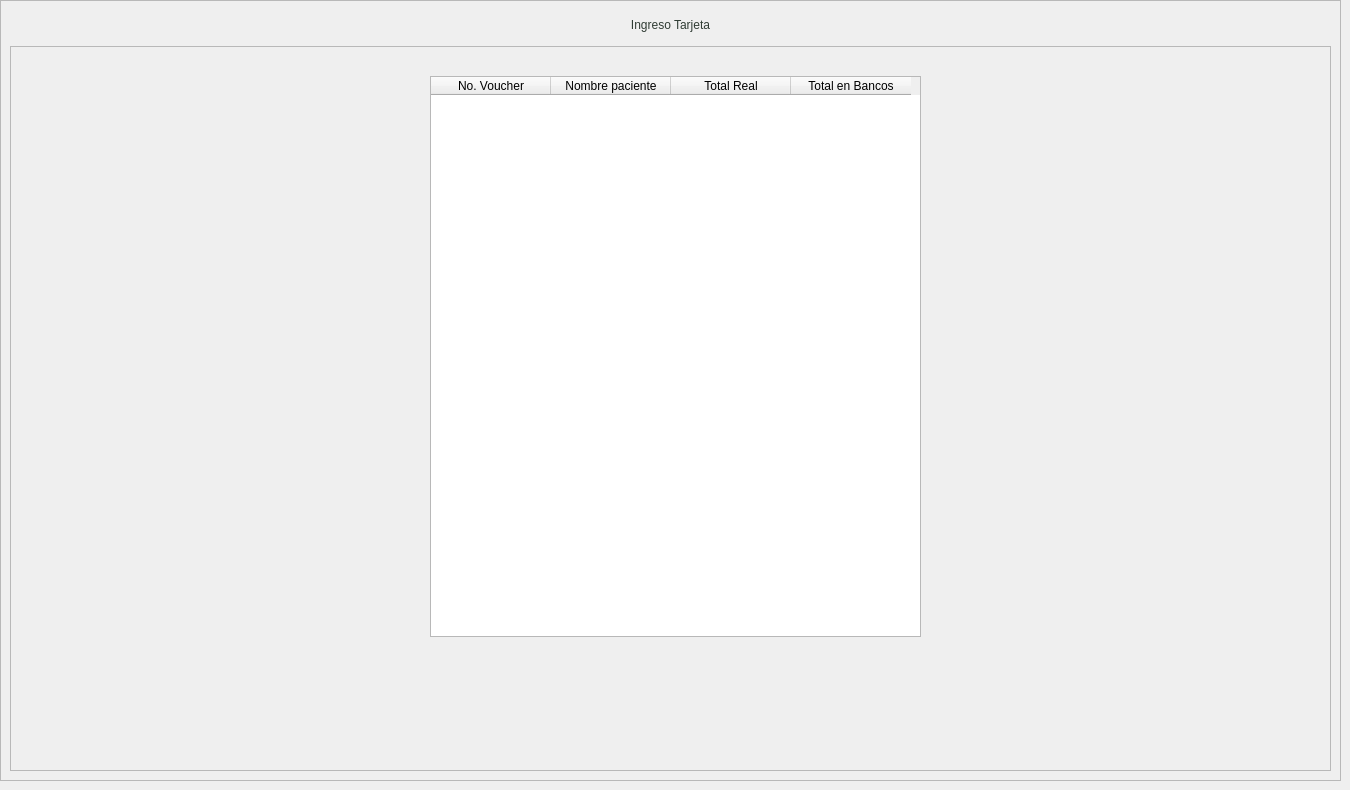
            <widget class="QWidget" name="page_3">
             <widget class="QFrame" name="frame_121">
              <property name="geometry">
               <rect>
                <x>0</x>
                <y>0</y>
                <width>1341</width>
                <height>781</height>
               </rect>
              </property>
              <property name="minimumSize">
               <size>
                <width>915</width>
                <height>0</height>
               </size>
              </property>
              <property name="frameShape">
               <enum>QFrame::StyledPanel</enum>
              </property>
              <property name="frameShadow">
               <enum>QFrame::Raised</enum>
              </property>
              <layout class="QVBoxLayout" name="verticalLayout_46">
               <item>
                <widget class="QLabel" name="label_66">
                 <property name="minimumSize">
                  <size>
                   <width>0</width>
                   <height>30</height>
                  </size>
                 </property>
                 <property name="maximumSize">
                  <size>
                   <width>16777215</width>
                   <height>30</height>
                  </size>
                 </property>
                 <property name="styleSheet">
                  <string notr="true">color: rgb(48, 60, 52);
font: bold 15pt &quot;Nunito&quot;;</string>
                 </property>
                 <property name="text">
                  <string>Ingreso Tarjeta</string>
                 </property>
                 <property name="alignment">
                  <set>Qt::AlignCenter</set>
                 </property>
                </widget>
               </item>
               <item>
                <widget class="QFrame" name="frame_122">
                 <property name="minimumSize">
                  <size>
                   <width>0</width>
                   <height>75</height>
                  </size>
                 </property>
                 <property name="frameShape">
                  <enum>QFrame::StyledPanel</enum>
                 </property>
                 <property name="frameShadow">
                  <enum>QFrame::Raised</enum>
                 </property>
                 <widget class="QTableWidget" name="tableWidget_2">
                  <property name="geometry">
                   <rect>
                    <x>420</x>
                    <y>30</y>
                    <width>491</width>
                    <height>561</height>
                   </rect>
                  </property>
                  <property name="styleSheet">
                   <string notr="true">gridline-color: rgb(0, 0, 0);</string>
                  </property>
                  <attribute name="horizontalHeaderDefaultSectionSize">
                   <number>120</number>
                  </attribute>
                  <column>
                   <property name="text">
                    <string>No. Voucher</string>
                   </property>
                  </column>
                  <column>
                   <property name="text">
                    <string>Nombre paciente</string>
                   </property>
                  </column>
                  <column>
                   <property name="text">
                    <string>Total Real</string>
                   </property>
                  </column>
                  <column>
                   <property name="text">
                    <string>Total en Bancos</string>
                   </property>
                  </column>
                 </widget>
                 <widget class="QLabel" name="label_7">
                  <property name="geometry">
                   <rect>
                    <x>710</x>
                    <y>610</y>
                    <width>47</width>
                    <height>13</height>
                   </rect>
                  </property>
                  <property name="text">
                   <string/>
                  </property>
                 </widget>
                 <widget class="QLabel" name="label_8">
                  <property name="geometry">
                   <rect>
                    <x>820</x>
                    <y>620</y>
                    <width>47</width>
                    <height>13</height>
                   </rect>
                  </property>
                  <property name="text">
                   <string/>
                  </property>
                 </widget>
                </widget>
               </item>
              </layout>
             </widget>
            </widget>
